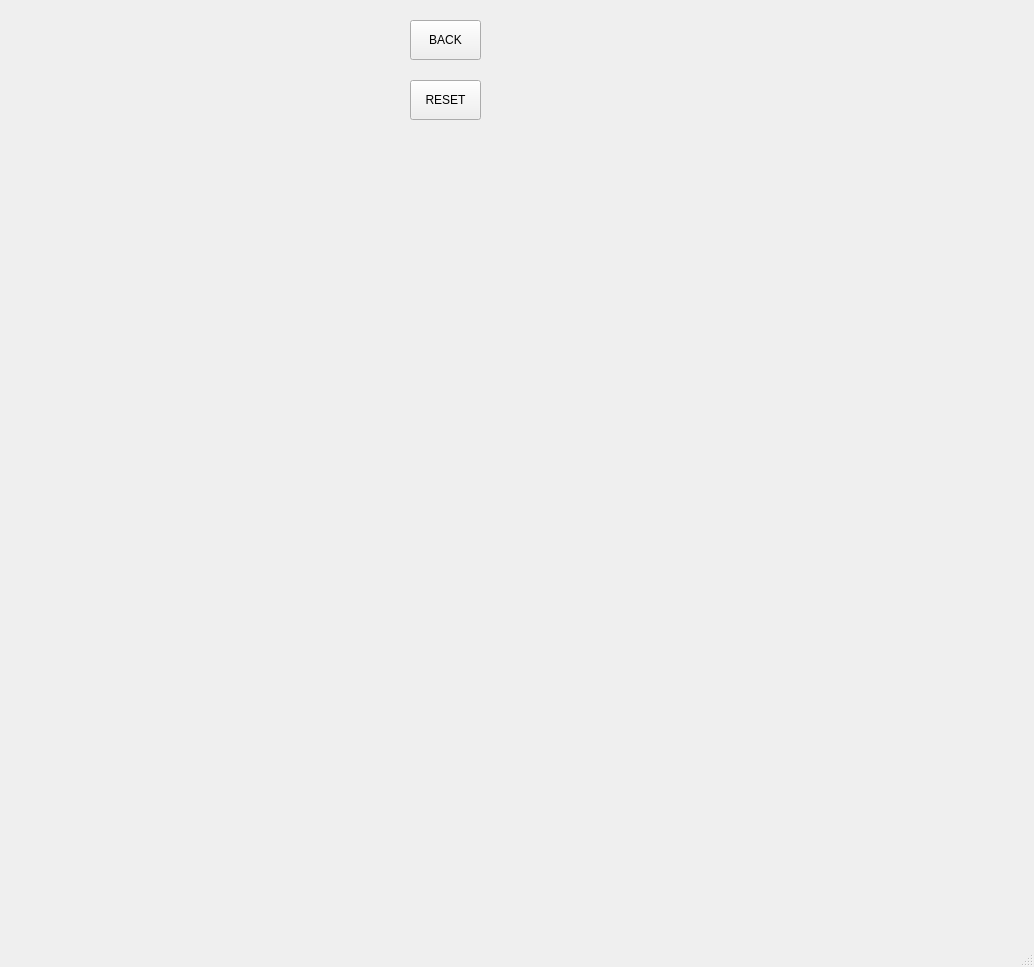
<?xml version="1.0" encoding="UTF-8"?>
<ui version="4.0">
 <class>MainWindow</class>
 <widget class="QMainWindow" name="MainWindow">
  <property name="geometry">
   <rect>
    <x>0</x>
    <y>0</y>
    <width>1034</width>
    <height>967</height>
   </rect>
  </property>
  <property name="windowTitle">
   <string>MainWindow</string>
  </property>
  <widget class="QWidget" name="centralwidget">
   <widget class="QPushButton" name="pb_back">
    <property name="geometry">
     <rect>
      <x>410</x>
      <y>20</y>
      <width>71</width>
      <height>40</height>
     </rect>
    </property>
    <property name="toolTip">
     <string>0,0</string>
    </property>
    <property name="text">
     <string>BACK</string>
    </property>
    <property name="iconSize">
     <size>
      <width>40</width>
      <height>40</height>
     </size>
    </property>
   </widget>
   <widget class="QPushButton" name="pb">
    <property name="geometry">
     <rect>
      <x>410</x>
      <y>80</y>
      <width>71</width>
      <height>40</height>
     </rect>
    </property>
    <property name="toolTip">
     <string>0,0</string>
    </property>
    <property name="text">
     <string>RESET</string>
    </property>
    <property name="iconSize">
     <size>
      <width>40</width>
      <height>40</height>
     </size>
    </property>
   </widget>
  </widget>
  <widget class="QMenuBar" name="menubar">
   <property name="geometry">
    <rect>
     <x>0</x>
     <y>0</y>
     <width>1034</width>
     <height>21</height>
    </rect>
   </property>
  </widget>
  <widget class="QStatusBar" name="statusbar"/>
 </widget>
 <resources/>
 <connections/>
</ui>
